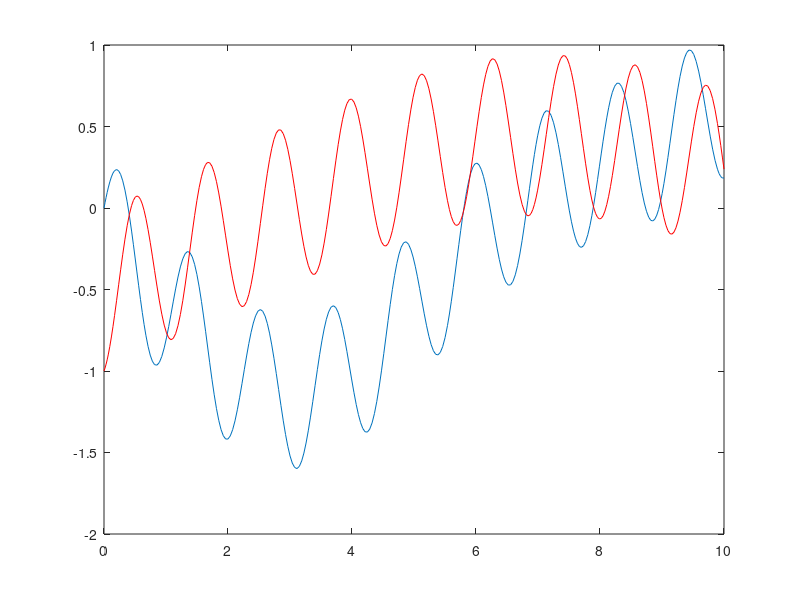

Write MATLAB code to recreate this figure.
% d2y/dt^2 + 5dg/dt + y= exp(t)
% d^2g/dt^2 + 4g - 5dy/dt= sin(t)


yp=@(t ,y)[y(2);-5*y(4)-y(1)+exp(-t); y(4);-4*y(3)+5*y(2)+sin(t)]
tspam=[0 10];
y0=[0 2 -1 1];
[t,y]=ode45(yp, tspam,y0)%rougeCouta ode45
plot(t,y(:,1),t,y(:,3),'r')
